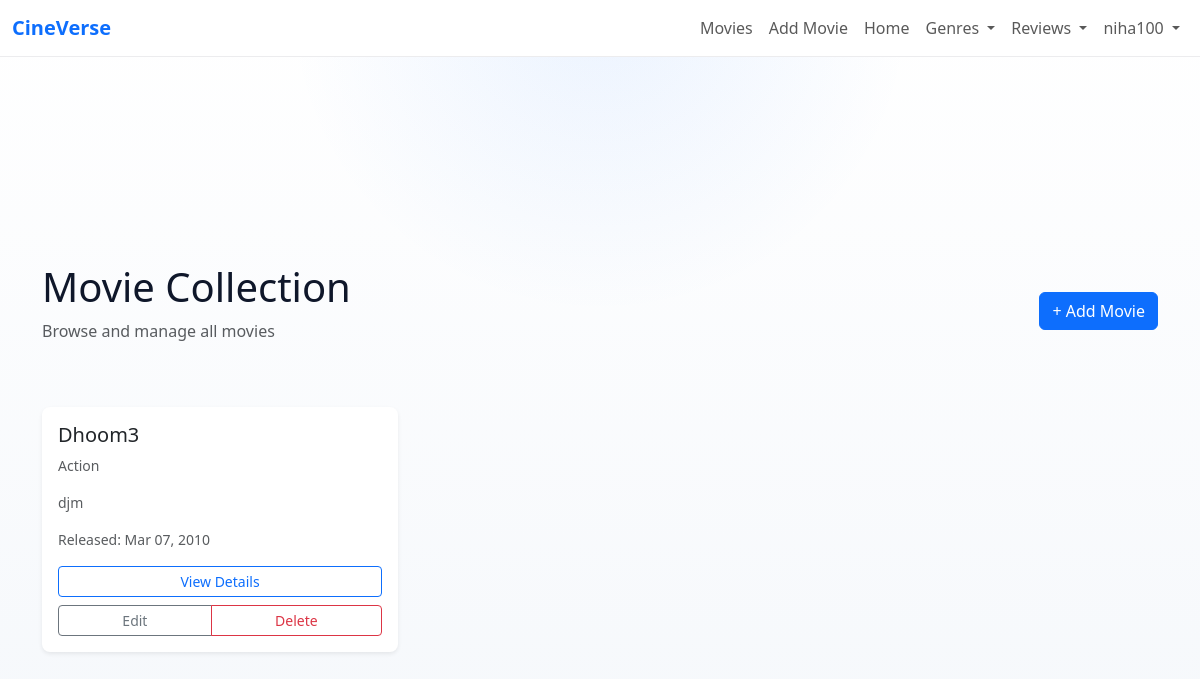
The page /movie/movie_list/ (signed in) on the database as committed earlier.
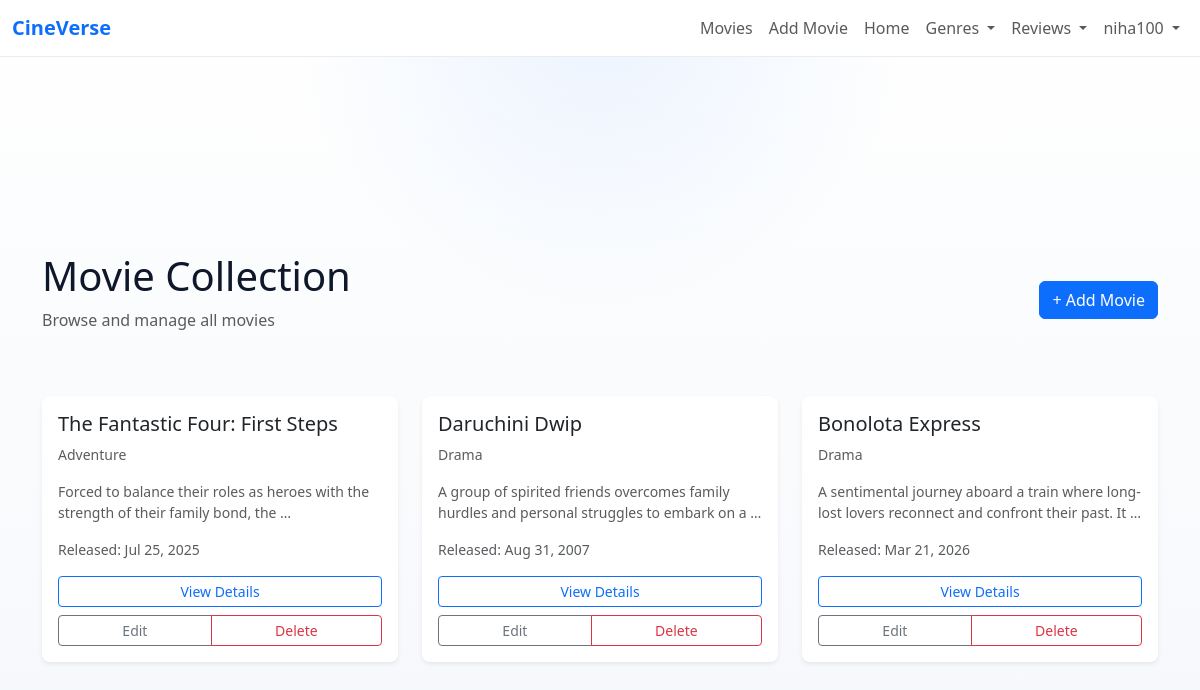
The same page on the database as committed later.
### movie_app/models.py (models this page shows, shortened)
class Movie(models.Model):
    title = models.CharField(max_length=200)
    description = models.TextField()
    release_date = models.DateField()
    genre = models.ForeignKey(Genre, on_delete=models.CASCADE)

class Genre(models.Model):
    name = models.CharField(max_length=100)

### movie_app/views.py (the view)
# urls.py: path('movie_list/', views.movie_list, name='movie_list'),
@login_required
def movie_list(request):
    movies = Movie.objects.all()
    return render(request, 'movie_list.html', {'movies': movies})

### templates/movie_list.html (shortened to what this page needs)
{% extends 'base.html' %}
{% block content %}
<div class="container py-5">
  <section class="page-header mb-5">
    <div class="d-flex justify-content-between align-items-center">
      <div>
        <h1 class="mb-2">Movie Collection</h1>
        <p class="text-muted">Browse and manage all movies</p>
      </div>
      {% if user.is_authenticated %}
      <a href="{% url 'movie_app:add_movie' %}" class="btn btn-primary">
        + Add Movie
      </a>
      {% endif %}
    </div>
  </section>
  <section class="movies-container">
    {% if movies %}
    <div class="row g-4">
      {% for movie in movies %}
      <div class="col-12 col-sm-6 col-lg-4">
        <div class="card h-100 border-0 shadow-sm rounded-3 overflow-hidden hover-shadow" style="transition: box-shadow 0.3s ease;">
          <div class="card-body d-flex flex-column">
            <h5 class="card-title">
              <a href="{% url 'movie_app:movie_detail' movie.id %}" class="text-decoration-none text-dark">
                {{ movie.title }}
              </a>
            </h5>
            <p class="text-muted small mb-3">
              {{ movie.genre.name|default:"No Genre" }}
            </p>
            <p class="card-text text-muted small flex-grow-1">
              {{ movie.description|default:"No description available"|truncatewords:15 }}
            </p>
            <small class="text-muted mb-3">
              {% if movie.release_date %}
                Released: {{ movie.release_date|date:'M d, Y' }}
              {% else %}
                No date available
              {% endif %}
            </small>
            <div class="d-grid gap-2">
              <a href="{% url 'movie_app:movie_detail' movie.id %}" class="btn btn-sm btn-outline-primary">
                View Details
              </a>
              {% if user.is_authenticated %}
              <div class="btn-group btn-group-sm" role="group">
                <a href="{% url 'movie_app:edit_movie' movie.id %}" class="btn btn-outline-secondary">
                  Edit
                </a>
                <a href="{% url 'movie_app:delete_movie' movie.id %}" class="btn btn-outline-danger">
                  Delete
                </a>
              </div>
              {% endif %}
            </div>
          </div>
        </div>
      </div>
      {% endfor %}
    </div>
    {% endif %}
  </section>
</div>
{% endblock %}

Rows that differ between the two databases and show on the page:
removed Movie: title "Dhoom3", genre.name "Action", description "djm", release_date "Mar 07, 2010"
added Movie: title "The Fantastic Four: First Steps", genre.name "Adventure", description "Forced to balance their roles as heroes with the strength of their family bond, the …", release_date "Jul 25, 2025"
added Movie: title "Daruchini Dwip", genre.name "Drama", description "A group of spirited friends overcomes family hurdles and personal struggles to embark on a …", release_date "Aug 31, 2007"
added Movie: title "Bonolota Express", genre.name "Drama", description "A sentimental journey aboard a train where long-lost lovers reconnect and confront their past. It …", release_date "Mar 21, 2026"
